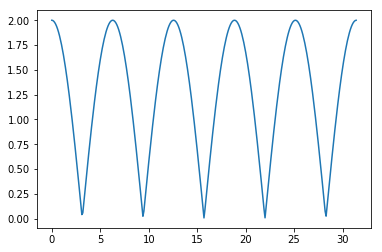

Generate this figure with Python:
# -*- coding: utf-8 -*-
"""
Spyder Editor

This is a temporary script file.
"""

import numpy as np
import matplotlib.pyplot as plt

# Compute the x and y coordinates for points on a sine curve
t = np.arange(0, 10 * np.pi, 0.1)
y = abs( np.exp(2j*t) + np.exp(3j*t) )
# Plot the points using matplotlib
plt.plot(t, y)
plt.show()  # You must call plt.show() to make graphics appear.
